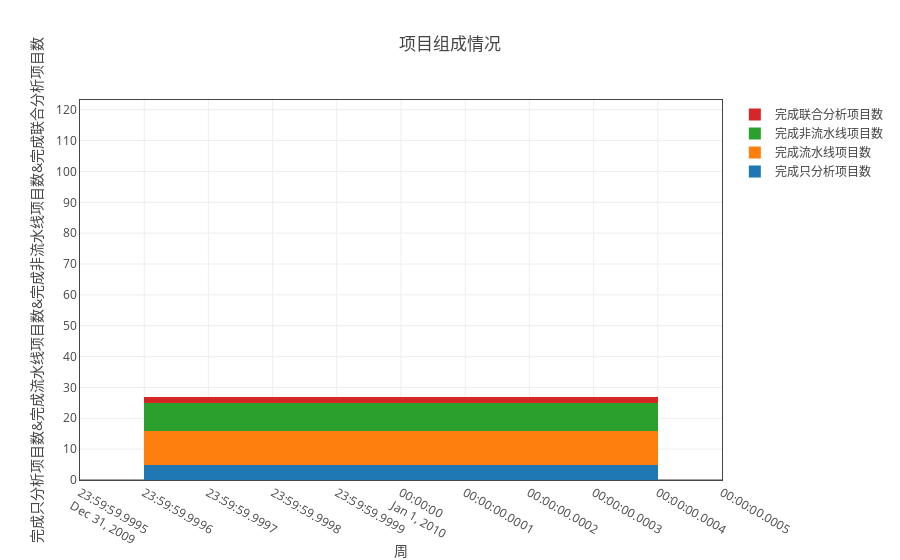
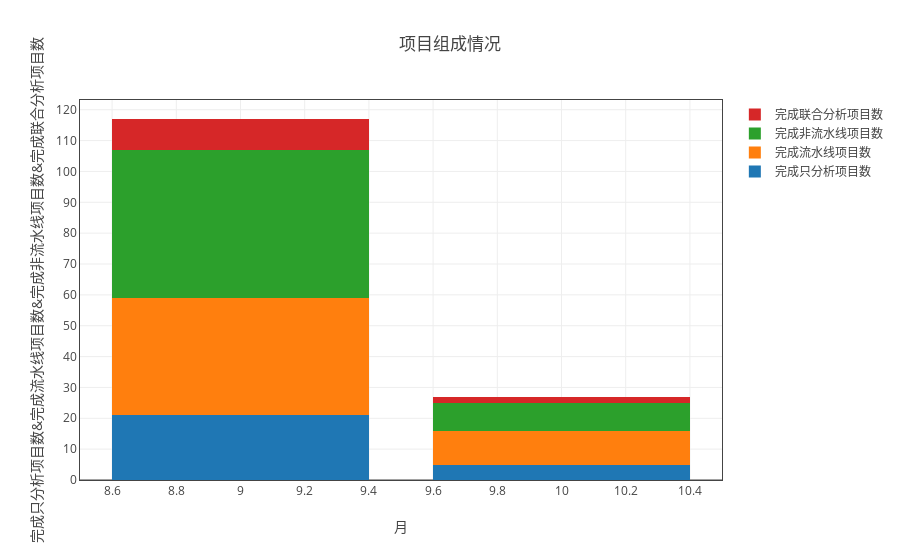

Write notebook code for charts like these, in order.
### Markdown cell above
### 项目组成情况

### Code cell
ss = myModule.format(all_df1 ,"日期（格式“月-周次”）" ,['完成流水线项目数','完成非流水线项目数','完成只分析项目数','完成联合分析项目数'])
myModule.myPlot(ss.groupby('sum')).plot('stack_bar',fig_title='项目组成情况')
ss = myModule.format(all_df1 ,"month" ,['完成流水线项目数','完成非流水线项目数','完成只分析项目数','完成联合分析项目数'])
myModule.myPlot(ss.groupby('sum')).plot('stack_bar',"月",fig_title='项目组成情况')

### Figure 1 — Plotly figure (JSON) as saved in the notebook; plotly's stock layout.template omitted (floating-point values rounded to 4 significant figures)
{"data": [{"name": "完成只分析项目数", "type": "bar", "uid": "68aef4eb-d1af-11e8-8ddb-a41f72875c19", "x": ["10-1", "9-1", "9-2", "9-3", "9-4"], "y": [5, 2, 9, 6, 4]}, {"name": "完成流水线项目数", "type": "bar", "uid": "68aef4ec-d1af-11e8-8ddb-a41f72875c19", "x": ["10-1", "9-1", "9-2", "9-3", "9-4"], "y": [11, 10, 14, 4, 10]}, {"name": "完成非流水线项目数", "type": "bar", "uid": "68aef4ed-d1af-11e8-8ddb-a41f72875c19", "x": ["10-1", "9-1", "9-2", "9-3", "9-4"], "y": [9, 10, 14, 10, 14]}, {"name": "完成联合分析项目数", "type": "bar", "uid": "68aef4ee-d1af-11e8-8ddb-a41f72875c19", "x": ["10-1", "9-1", "9-2", "9-3", "9-4"], "y": [2, 4, 3, 3, 0]}], "layout": {"barmode": "stack", "title": "项目组成情况", "xaxis": {"mirror": "all", "nticks": 20, "showgrid": true, "showline": true, "title": "周", "zeroline": true}, "yaxis": {"mirror": "all", "nticks": 20, "showgrid": true, "showline": true, "title": "完成只分析项目数&完成流水线项目数&完成非流水线项目数&完成联合分析项目数", "zeroline": true}}}

### Figure 2 — Plotly figure (JSON) as saved in the notebook; plotly's stock layout.template omitted (floating-point values rounded to 4 significant figures)
{"data": [{"name": "完成只分析项目数", "type": "bar", "uid": "68aef4ef-d1af-11e8-8ddb-a41f72875c19", "x": [9, 10], "y": [21, 5]}, {"name": "完成流水线项目数", "type": "bar", "uid": "68aef4f0-d1af-11e8-8ddb-a41f72875c19", "x": [9, 10], "y": [38, 11]}, {"name": "完成非流水线项目数", "type": "bar", "uid": "68aef4f1-d1af-11e8-8ddb-a41f72875c19", "x": [9, 10], "y": [48, 9]}, {"name": "完成联合分析项目数", "type": "bar", "uid": "68aef4f2-d1af-11e8-8ddb-a41f72875c19", "x": [9, 10], "y": [10, 2]}], "layout": {"barmode": "stack", "title": "项目组成情况", "xaxis": {"mirror": "all", "nticks": 20, "showgrid": true, "showline": true, "title": "月", "zeroline": true}, "yaxis": {"mirror": "all", "nticks": 20, "showgrid": true, "showline": true, "title": "完成只分析项目数&完成流水线项目数&完成非流水线项目数&完成联合分析项目数", "zeroline": true}}}
